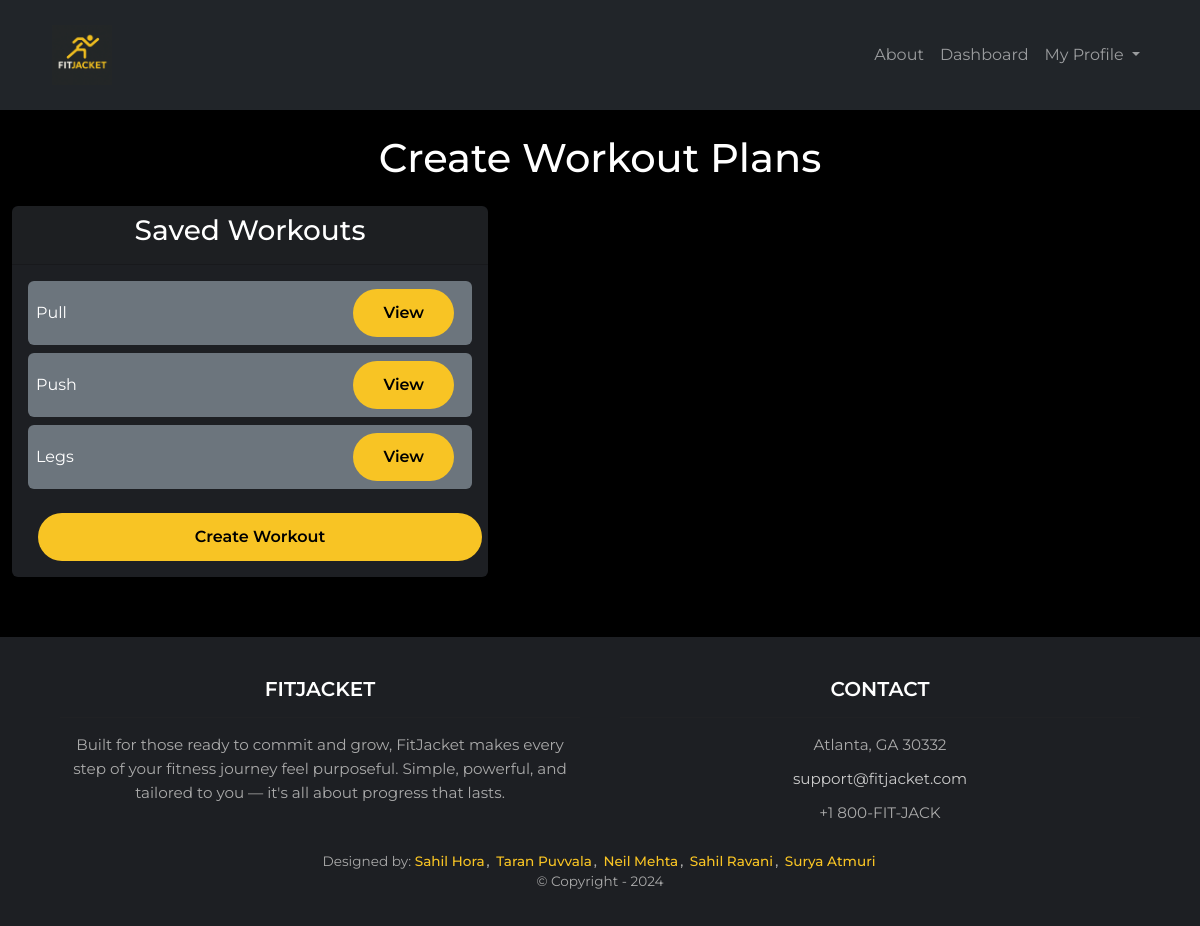
The page /dashboard/createPlan (signed in) on the database as committed earlier.
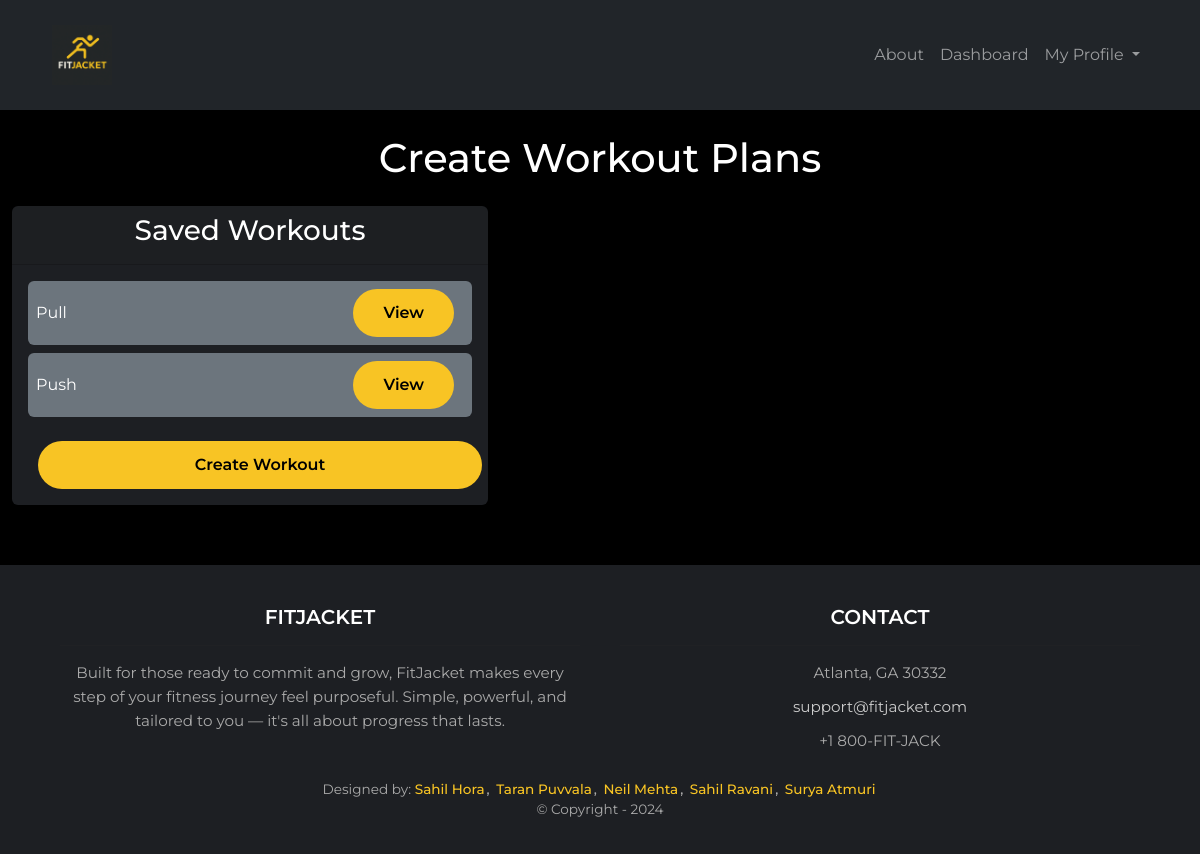
The same page on the database as committed later.
### dashboard/models.py (models this page shows, shortened)
class Workout(models.Model):
    user = models.ForeignKey(User, on_delete=models.CASCADE)
    name = models.CharField(max_length=200, blank=False)
    created_at = models.DateTimeField(auto_now_add=True)
    updated_at = models.DateTimeField(auto_now=True)

### dashboard/views.py (the view)
# urls.py: path('dashboard/createPlan', dashboard_views.create_plan_view, name='create_plan'),  # Added createPlan route
@login_required
def create_plan_view(request):
    workouts = Workout.objects.filter(user=request.user).prefetch_related('exercises')
    return render(request, 'dashboard/createPlan.html', {'workouts': workouts})

### dashboard/templates/dashboard/createPlan.html (shortened to what this page needs)
{% extends "base.html" %}
{% load static %}
{% block content %}
<div class="container-fluid mt-4">
    <h1 class="text-center mb-4">Create Workout Plans</h1>
    <div class="row">
        <div class="col-md-5">
            <div class="card bg-dark text-white">
                <div class="card-header">
                    <h3>Saved Workouts</h3>
                </div>
                <div class="card-body">
                    <div id="saved-workouts-list">
                        {% for workout in workouts %}
                        <div class="workout-item mb-2" data-workout-id="{{ workout.id }}">
                            <div class="d-flex justify-content-between align-items-center p-2 bg-secondary rounded">
                                <span class="workout-name">{{ workout.name }}</span>
                                <button class="btn btn-sm btn-warning view-workout">View</button>
                            </div>
                        </div>
                        {% empty %}
                        <p class="text-muted">No workouts saved yet</p>
                        {% endfor %}
                    </div>
                    <button id="create-workout-btn" class="btn btn-warning mt-3 w-100">Create Workout</button>
                </div>
            </div>
        </div>
        <div class="col-md-7">
        </div>
    </div>
</div>
{% endblock %}

Rows that differ between the two databases and show on the page:
no longer on this page (row edited): Workout: name "Legs"
